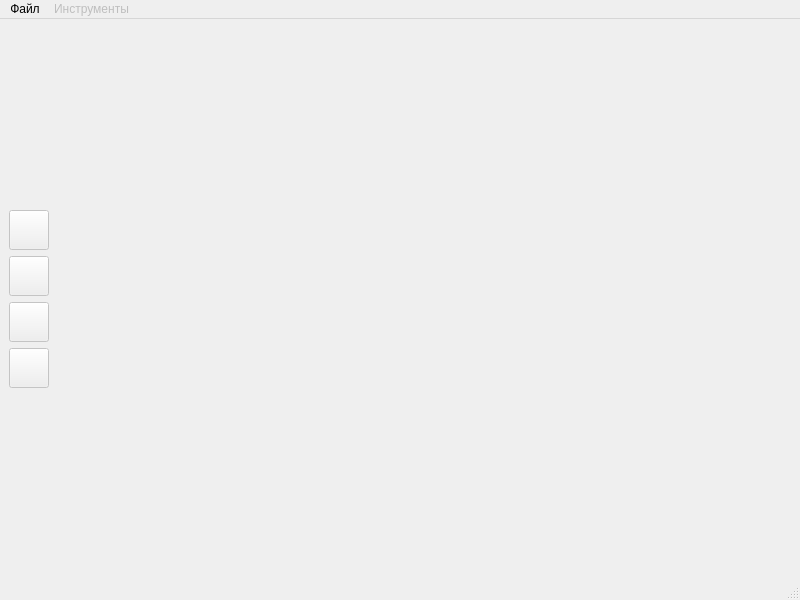
<?xml version="1.0" encoding="UTF-8"?>
<ui version="4.0">
 <class>MainWindow</class>
 <widget class="QMainWindow" name="MainWindow">
  <property name="geometry">
   <rect>
    <x>0</x>
    <y>0</y>
    <width>800</width>
    <height>600</height>
   </rect>
  </property>
  <property name="minimumSize">
   <size>
    <width>800</width>
    <height>600</height>
   </size>
  </property>
  <property name="windowTitle">
   <string>MainWindow</string>
  </property>
  <widget class="QWidget" name="centralwidget">
   <layout class="QHBoxLayout" name="horizontalLayout">
    <item>
     <layout class="QVBoxLayout" name="verticalLayout">
      <item>
       <spacer name="verticalSpacer">
        <property name="orientation">
         <enum>Qt::Vertical</enum>
        </property>
        <property name="sizeHint" stdset="0">
         <size>
          <width>20</width>
          <height>40</height>
         </size>
        </property>
       </spacer>
      </item>
      <item>
       <widget class="QPushButton" name="signal_button">
        <property name="enabled">
         <bool>false</bool>
        </property>
        <property name="sizePolicy">
         <sizepolicy hsizetype="Expanding" vsizetype="Expanding">
          <horstretch>0</horstretch>
          <verstretch>0</verstretch>
         </sizepolicy>
        </property>
        <property name="minimumSize">
         <size>
          <width>10</width>
          <height>10</height>
         </size>
        </property>
        <property name="maximumSize">
         <size>
          <width>40</width>
          <height>40</height>
         </size>
        </property>
        <property name="toolTip">
         <string>Сигнал</string>
        </property>
        <property name="text">
         <string/>
        </property>
        <property name="icon">
         <iconset>
          <normaloff>../images/sinus.png</normaloff>../images/sinus.png</iconset>
        </property>
        <property name="iconSize">
         <size>
          <width>32</width>
          <height>32</height>
         </size>
        </property>
       </widget>
      </item>
      <item>
       <widget class="QPushButton" name="spectrum_button">
        <property name="enabled">
         <bool>false</bool>
        </property>
        <property name="sizePolicy">
         <sizepolicy hsizetype="Expanding" vsizetype="Expanding">
          <horstretch>0</horstretch>
          <verstretch>0</verstretch>
         </sizepolicy>
        </property>
        <property name="minimumSize">
         <size>
          <width>10</width>
          <height>10</height>
         </size>
        </property>
        <property name="maximumSize">
         <size>
          <width>40</width>
          <height>40</height>
         </size>
        </property>
        <property name="toolTip">
         <string>Спектр сигнала</string>
        </property>
        <property name="text">
         <string/>
        </property>
        <property name="icon">
         <iconset>
          <normaloff>../images/spectrum.png</normaloff>../images/spectrum.png</iconset>
        </property>
        <property name="iconSize">
         <size>
          <width>32</width>
          <height>32</height>
         </size>
        </property>
       </widget>
      </item>
      <item>
       <widget class="QPushButton" name="envelope_button">
        <property name="enabled">
         <bool>false</bool>
        </property>
        <property name="sizePolicy">
         <sizepolicy hsizetype="Expanding" vsizetype="Expanding">
          <horstretch>0</horstretch>
          <verstretch>0</verstretch>
         </sizepolicy>
        </property>
        <property name="minimumSize">
         <size>
          <width>10</width>
          <height>10</height>
         </size>
        </property>
        <property name="maximumSize">
         <size>
          <width>40</width>
          <height>40</height>
         </size>
        </property>
        <property name="toolTip">
         <string>Огибающая сигнала</string>
        </property>
        <property name="text">
         <string/>
        </property>
        <property name="icon">
         <iconset>
          <normaloff>../images/envelope_w_trans.png</normaloff>../images/envelope_w_trans.png</iconset>
        </property>
        <property name="iconSize">
         <size>
          <width>32</width>
          <height>32</height>
         </size>
        </property>
       </widget>
      </item>
      <item>
       <widget class="QPushButton" name="envelope_spectrum_button">
        <property name="enabled">
         <bool>false</bool>
        </property>
        <property name="sizePolicy">
         <sizepolicy hsizetype="Expanding" vsizetype="Expanding">
          <horstretch>0</horstretch>
          <verstretch>0</verstretch>
         </sizepolicy>
        </property>
        <property name="minimumSize">
         <size>
          <width>10</width>
          <height>10</height>
         </size>
        </property>
        <property name="maximumSize">
         <size>
          <width>40</width>
          <height>40</height>
         </size>
        </property>
        <property name="toolTip">
         <string>Спектр огибающей</string>
        </property>
        <property name="text">
         <string/>
        </property>
        <property name="icon">
         <iconset>
          <normaloff>../images/env spectrum.png</normaloff>../images/env spectrum.png</iconset>
        </property>
        <property name="iconSize">
         <size>
          <width>32</width>
          <height>32</height>
         </size>
        </property>
       </widget>
      </item>
      <item>
       <spacer name="verticalSpacer_2">
        <property name="orientation">
         <enum>Qt::Vertical</enum>
        </property>
        <property name="sizeHint" stdset="0">
         <size>
          <width>20</width>
          <height>40</height>
         </size>
        </property>
       </spacer>
      </item>
     </layout>
    </item>
    <item>
     <widget class="PlotWidget" name="graph_widget" native="true">
      <property name="minimumSize">
       <size>
        <width>650</width>
        <height>530</height>
       </size>
      </property>
     </widget>
    </item>
   </layout>
  </widget>
  <widget class="QMenuBar" name="menubar">
   <property name="geometry">
    <rect>
     <x>0</x>
     <y>0</y>
     <width>800</width>
     <height>21</height>
    </rect>
   </property>
   <widget class="QMenu" name="menu_file">
    <property name="title">
     <string>Файл</string>
    </property>
    <addaction name="open_file"/>
   </widget>
   <widget class="QMenu" name="menu_tools">
    <property name="enabled">
     <bool>false</bool>
    </property>
    <property name="tearOffEnabled">
     <bool>false</bool>
    </property>
    <property name="title">
     <string>Инструменты</string>
    </property>
    <addaction name="signal"/>
    <addaction name="signal_spectrum"/>
    <addaction name="signal_envelope"/>
    <addaction name="envelope_spectrum"/>
   </widget>
   <addaction name="menu_file"/>
   <addaction name="menu_tools"/>
  </widget>
  <widget class="QStatusBar" name="statusbar"/>
  <action name="open_file">
   <property name="text">
    <string>Открыть</string>
   </property>
  </action>
  <action name="signal">
   <property name="enabled">
    <bool>false</bool>
   </property>
   <property name="text">
    <string>Сигнал</string>
   </property>
  </action>
  <action name="signal_spectrum">
   <property name="enabled">
    <bool>false</bool>
   </property>
   <property name="text">
    <string>Спектр</string>
   </property>
  </action>
  <action name="signal_envelope">
   <property name="enabled">
    <bool>false</bool>
   </property>
   <property name="text">
    <string>Огибающая</string>
   </property>
  </action>
  <action name="envelope_spectrum">
   <property name="enabled">
    <bool>false</bool>
   </property>
   <property name="text">
    <string>Спектр огибающей</string>
   </property>
  </action>
 </widget>
 <customwidgets>
  <customwidget>
   <class>PlotWidget</class>
   <extends>QWidget</extends>
   <header>pyqtgraph</header>
   <container>1</container>
  </customwidget>
 </customwidgets>
 <resources/>
 <connections/>
</ui>
